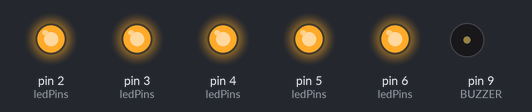
A sketch run on a simulated Arduino Uno, built with avr-gcc and run on an emulated ATmega328P. On the bench: output pins drawn as LEDs (lit = HIGH), buzzer (waves = sounding).

Above: at 0.9 s.
At 4.05 s:
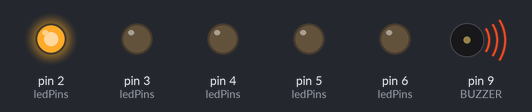
At 4.5 s:
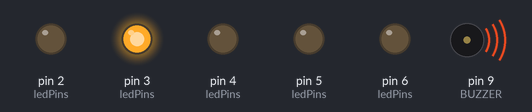
At 15.9 s:
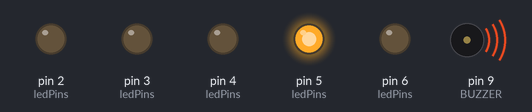
At 24.95 s:
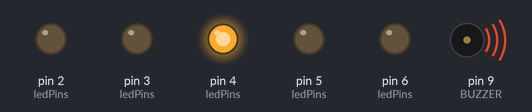
At 35.3 s:
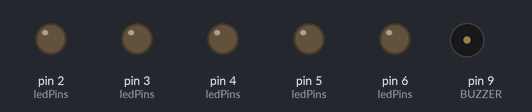
Timing chart, 0 to 40.0 s (numbered marks = the images above):
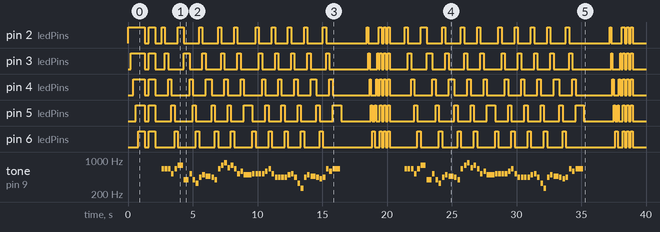

The sketch:

ArduinoLEDSuperMario.ino
```cpp
/*
 * Arduino UNO - LED Chaser 5 Buah dengan Buzzer
 * Lagu: Super Mario Bros Original Theme
 * Efek LED mengikuti ritme musik
 */

// ===== PIN DEFINITIONS =====
const int LED1 = 2;
const int LED2 = 3;
const int LED3 = 4;
const int LED4 = 5;
const int LED5 = 6;
const int BUZZER = 9;  // PWM pin

// ===== FREKUENSI NADA =====
#define REST      0
#define NOTE_C4   262
#define NOTE_CS4  277
#define NOTE_D4   294
#define NOTE_DS4  311
#define NOTE_E4   330
#define NOTE_F4   349
#define NOTE_FS4  370
#define NOTE_G4   392
#define NOTE_GS4  415
#define NOTE_A4   440
#define NOTE_AS4  466
#define NOTE_B4   494
#define NOTE_C5   523
#define NOTE_CS5  554
#define NOTE_D5   587
#define NOTE_DS5  622
#define NOTE_E5   659
#define NOTE_F5   698
#define NOTE_FS5  740
#define NOTE_G5   784
#define NOTE_GS5  831
#define NOTE_A5   880
#define NOTE_AS5  932
#define NOTE_B5   988
#define NOTE_C6   1047

// Array LED pins
int ledPins[] = {LED1, LED2, LED3, LED4, LED5};
int ledCount = 5;

// ===== SUPER MARIO BROS ORIGINAL THEME =====
// Melodi asli Super Mario Bros
int melody[] = {
  NOTE_E5, NOTE_E5, NOTE_E5, NOTE_C5, NOTE_E5, NOTE_G5,
  NOTE_G4, NOTE_C5, NOTE_G4, NOTE_E4, NOTE_A4, NOTE_B4,
  NOTE_AS4, NOTE_A4, NOTE_G4, NOTE_E5, NOTE_G5, NOTE_A5,
  NOTE_F5, NOTE_G5, NOTE_E5, NOTE_C5, NOTE_D5, NOTE_B4,
  NOTE_C5, NOTE_C5, NOTE_C5, NOTE_C5, NOTE_D5, NOTE_E5,
  NOTE_C5, NOTE_A4, NOTE_A4, NOTE_A4, NOTE_A4, NOTE_B4,
  NOTE_C5, NOTE_A4, NOTE_E4, NOTE_C4, NOTE_A4, NOTE_B4,
  NOTE_AS4, NOTE_A4, NOTE_GS4, NOTE_A4, NOTE_E5, NOTE_D5,
  NOTE_E5
};

// Durasi nada (dalam milliseconds) - quarter note = 200ms
int durations[] = {
  200, 200, 200, 200, 200, 400,
  400, 200, 200, 200, 200, 200,
  400, 200, 200, 200, 200, 200,
  200, 200, 200, 200, 200, 600,
  200, 200, 200, 200, 200, 200,
  200, 200, 200, 200, 200, 200,
  200, 200, 200, 200, 200, 200,
  400, 200, 200, 200, 200, 200,
  600
};

int melodySize = sizeof(melody) / sizeof(melody[0]);

void setup() {
  // Inisialisasi LED pins
  for (int i = 0; i < ledCount; i++) {
    pinMode(ledPins[i], OUTPUT);
    digitalWrite(ledPins[i], LOW);
  }

  // Inisialisasi Buzzer
  pinMode(BUZZER, OUTPUT);

  // Test LED - nyalakan semua sebentar
  testLED();
}

void loop() {
  // Mainkan lagu dengan efek LED yang memukau
  playMarioTheme();

  // Jeda sebelum mengulang
  delay(2000);

  // Efek LED chasing sebelum mengulangi
  ledChasingEffect();
  delay(1000);
}

// ===== FUNCTION: PLAY MARIO THEME =====
void playMarioTheme() {
  for (int i = 0; i < melodySize; i++) {
    int frequency = melody[i];
    int duration = durations[i];

    // Efek LED yang bergerak sesuai ritme
    if (frequency > 0) {
      // LED chasing effect
      ledChasingMovement(i);

      // Mainkan nada
      tone(BUZZER, frequency, duration);
    } else {
      // Rest - matikan semua LED
      allLEDOff();
    }

    delay(duration + 50);
  }

  allLEDOff();
}

// ===== FUNCTION: LED CHASING MOVEMENT =====
void ledChasingMovement(int noteIndex) {
  int pattern = noteIndex % ledCount;

  // Matikan semua LED
  for (int i = 0; i < ledCount; i++) {
    digitalWrite(ledPins[i], LOW);
  }

  // Nyalakan LED berdasarkan pola
  digitalWrite(ledPins[pattern], HIGH);
}

// ===== FUNCTION: LED CHASING EFFECT =====
void ledChasingEffect() {
  // Bergerak maju
  for (int i = 0; i < ledCount; i++) {
    allLEDOff();
    digitalWrite(ledPins[i], HIGH);
    delay(100);
  }

  // Bergerak mundur
  for (int i = ledCount - 1; i >= 0; i--) {
    allLEDOff();
    digitalWrite(ledPins[i], HIGH);
    delay(100);
  }

  // Pulse effect
  for (int j = 0; j < 3; j++) {
    allLEDOn();
    delay(150);
    allLEDOff();
    delay(150);
  }
}

// ===== FUNCTION: TEST LED =====
void testLED() {
  // Nyalakan semua LED secara berurutan
  for (int i = 0; i < ledCount; i++) {
    digitalWrite(ledPins[i], HIGH);
    delay(200);
  }

  delay(300);
  allLEDOff();
  delay(300);

  // Pulse test
  allLEDOn();
  delay(500);
  allLEDOff();
  delay(500);
}

// ===== FUNCTION: ALL LED ON =====
void allLEDOn() {
  for (int i = 0; i < ledCount; i++) {
    digitalWrite(ledPins[i], HIGH);
  }
}

// ===== FUNCTION: ALL LED OFF =====
void allLEDOff() {
  for (int i = 0; i < ledCount; i++) {
    digitalWrite(ledPins[i], LOW);
  }
}
```

Measured:
- by itself, pin 2 (ledPins): HIGH → LOW at 1.3 s, → HIGH 0.30 s later, → LOW 0.50 s later, → HIGH 0.50 s later, … (59 changes in this stretch)
- by itself, pin 3 (ledPins): HIGH → LOW at 1.3 s, → HIGH 0.30 s later, → LOW 0.50 s later, → HIGH 0.75 s later, … (63 changes in this stretch)
- by itself, pin 4 (ledPins): HIGH → LOW at 1.3 s, → HIGH 0.30 s later, → LOW 0.50 s later, → HIGH 1.0 s later, … (63 changes in this stretch)
- by itself, pin 5 (ledPins): HIGH → LOW at 1.3 s, → HIGH 0.30 s later, → LOW 0.50 s later, → HIGH 1.3 s later, … (63 changes in this stretch)
- by itself, pin 6 (ledPins): HIGH → LOW at 1.3 s, → HIGH 0.30 s later, → LOW 0.50 s later, → HIGH 1.5 s later, … (55 changes in this stretch)
- by itself, tone on pin 9 (BUZZER): plays 659 Hz for 0.20 s, 659 Hz for 0.20 s, 659 Hz for 0.20 s, 523 Hz for 0.20 s, 659 Hz for 0.20 s, 784 Hz for 0.40 s … (98 notes in this stretch)
